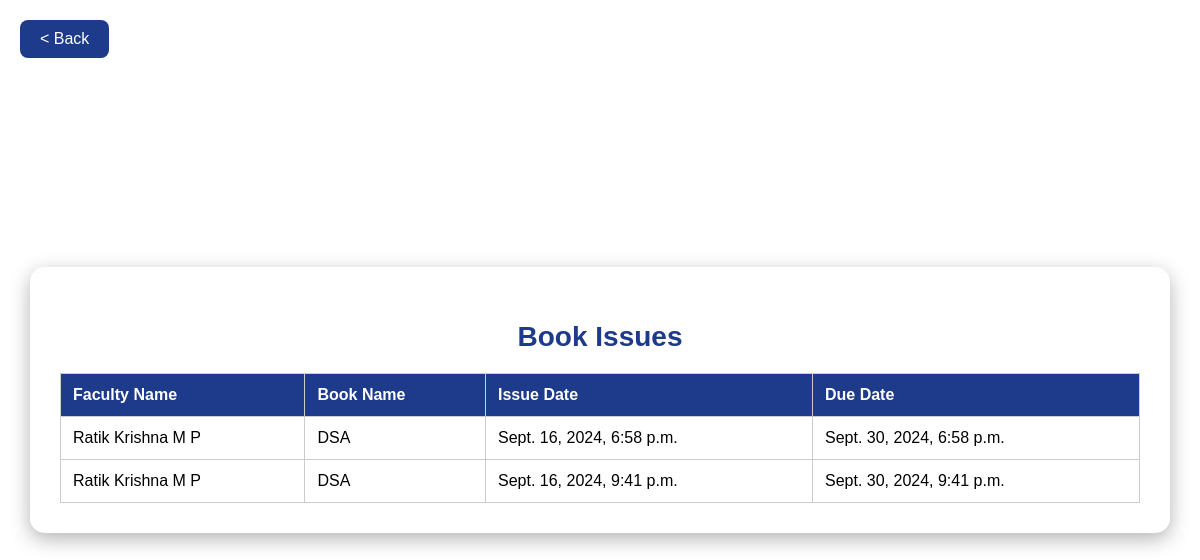
The app's page /Library/issuedbooks/, older data.
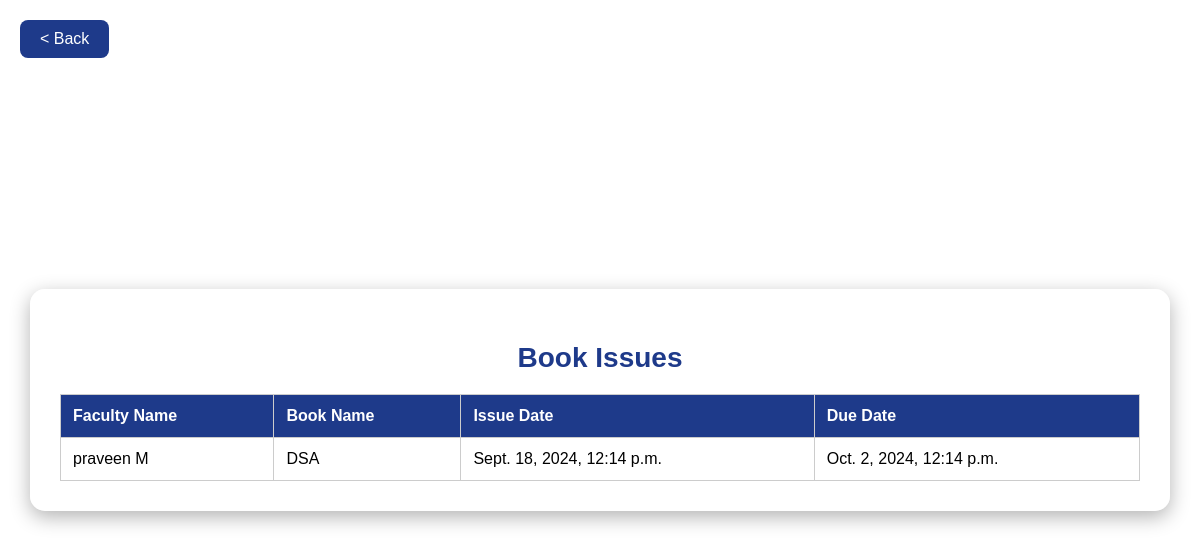
The same page, newer data.
### LibMS/models.py (models this page shows, shortened)
class BookIssue(models.Model):
    faculty = models.ForeignKey(Faculty, on_delete=models.CASCADE)
    book = models.ForeignKey(Book, on_delete=models.CASCADE)
    issue_date = models.DateTimeField(default=timezone.now)
    due_date = models.DateTimeField()  # You can set this dynamically based on borrowing policies

class Faculty(models.Model):
    name = models.CharField(max_length=200)
    id_number = models.CharField(max_length=50, unique=True)
    username = models.CharField(max_length=100, unique=True)
    password = models.CharField(max_length=100)
    email = models.EmailField(max_length=100, default="null")
    is_first_login = models.BooleanField(default=True)

class Book(models.Model):
    book_id = models.CharField(max_length=10, primary_key=True)
    book_name = models.CharField(max_length=200)
    author = models.CharField(max_length=200)
    count = models.IntegerField()
    rack = models.CharField(max_length=50)
    shelf = models.CharField(max_length=50)

### LibMS/views.py (the view)
# urls.py: path('issuedbooks/', bookissue, name='issuedbooks'),
def bookissue(request):
    book_issues = BookIssue.objects.all().select_related('faculty', 'book')
    context = {
        'book_issue_list': book_issues
    }
    return render(request, 'book_issue.html', context)

### Frontend/Templates/book_issue.html (shortened to what this page needs)
<!DOCTYPE html>
<html lang="en">
<head>
</head>
<body>
    <a href="{% url 'admin' %}" class="back-btn"> &lt; Back </a>
    <div class="manage-container">
        <h2>Book Issues</h2>
        <table>
            <thead>
                <tr>
                    <th>Faculty Name</th>
                    <th>Book Name</th>
                    <th>Issue Date</th>
                    <th>Due Date</th>
                </tr>
            </thead>
            <tbody>
                {% for issue in book_issue_list %}
                <tr>
                    <td>{{ issue.faculty.name }}</td>
                    <td>{{ issue.book.book_name }}</td>
                    <td>{{ issue.issue_date }}</td>
                    <td>{{ issue.due_date }}</td>
                </tr>
                {% endfor %}
            </tbody>
        </table>
    </div>
</body>
</html>

Row changes from the older to the newer data that the page shows:
removed BookIssue: faculty.name "Ratik Krishna M P", book.book_name "DSA", issue_date "Sept. 16, 2024, 6:58 p.m.", due_date "Sept. 30, 2024, 6:58 p.m."
removed BookIssue: faculty.name "Ratik Krishna M P", book.book_name "DSA", issue_date "Sept. 16, 2024, 9:41 p.m.", due_date "Sept. 30, 2024, 9:41 p.m."
added BookIssue: faculty.name "praveen M", book.book_name "DSA", issue_date "Sept. 18, 2024, 12:14 p.m.", due_date "Oct. 2, 2024, 12:14 p.m."
